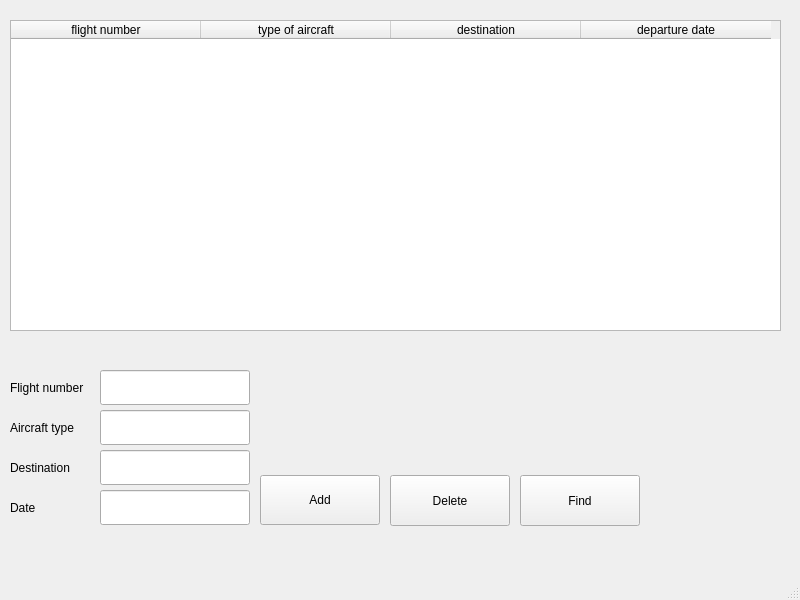
<?xml version="1.0" encoding="UTF-8"?>
<ui version="4.0">
 <class>MainWindow</class>
 <widget class="QMainWindow" name="MainWindow">
  <property name="geometry">
   <rect>
    <x>0</x>
    <y>0</y>
    <width>800</width>
    <height>600</height>
   </rect>
  </property>
  <property name="windowTitle">
   <string>MainWindow</string>
  </property>
  <widget class="QWidget" name="centralwidget">
   <widget class="QPushButton" name="addComponentBttn">
    <property name="geometry">
     <rect>
      <x>260</x>
      <y>475</y>
      <width>120</width>
      <height>50</height>
     </rect>
    </property>
    <property name="sizePolicy">
     <sizepolicy hsizetype="Minimum" vsizetype="Fixed">
      <horstretch>0</horstretch>
      <verstretch>0</verstretch>
     </sizepolicy>
    </property>
    <property name="text">
     <string>Add</string>
    </property>
   </widget>
   <widget class="QLineEdit" name="lineEdit_model">
    <property name="geometry">
     <rect>
      <x>100</x>
      <y>370</y>
      <width>150</width>
      <height>35</height>
     </rect>
    </property>
    <property name="sizePolicy">
     <sizepolicy hsizetype="Expanding" vsizetype="Fixed">
      <horstretch>0</horstretch>
      <verstretch>0</verstretch>
     </sizepolicy>
    </property>
   </widget>
   <widget class="QPushButton" name="pushButton_2">
    <property name="geometry">
     <rect>
      <x>390</x>
      <y>475</y>
      <width>120</width>
      <height>51</height>
     </rect>
    </property>
    <property name="sizePolicy">
     <sizepolicy hsizetype="Minimum" vsizetype="Fixed">
      <horstretch>0</horstretch>
      <verstretch>0</verstretch>
     </sizepolicy>
    </property>
    <property name="text">
     <string>Delete</string>
    </property>
   </widget>
   <widget class="QLabel" name="label">
    <property name="geometry">
     <rect>
      <x>10</x>
      <y>370</y>
      <width>81</width>
      <height>35</height>
     </rect>
    </property>
    <property name="text">
     <string>Flight number</string>
    </property>
   </widget>
   <widget class="QTableWidget" name="tableWidget">
    <property name="geometry">
     <rect>
      <x>10</x>
      <y>20</y>
      <width>771</width>
      <height>311</height>
     </rect>
    </property>
    <property name="sizePolicy">
     <sizepolicy hsizetype="Expanding" vsizetype="Fixed">
      <horstretch>0</horstretch>
      <verstretch>0</verstretch>
     </sizepolicy>
    </property>
    <property name="showGrid">
     <bool>true</bool>
    </property>
    <property name="sortingEnabled">
     <bool>false</bool>
    </property>
    <property name="wordWrap">
     <bool>true</bool>
    </property>
    <attribute name="horizontalHeaderDefaultSectionSize">
     <number>190</number>
    </attribute>
    <attribute name="horizontalHeaderShowSortIndicator" stdset="0">
     <bool>false</bool>
    </attribute>
    <column>
     <property name="text">
      <string>flight number</string>
     </property>
    </column>
    <column>
     <property name="text">
      <string>type of aircraft</string>
     </property>
    </column>
    <column>
     <property name="text">
      <string>destination</string>
     </property>
    </column>
    <column>
     <property name="text">
      <string>departure date</string>
     </property>
    </column>
   </widget>
   <widget class="QLabel" name="label_2">
    <property name="geometry">
     <rect>
      <x>10</x>
      <y>410</y>
      <width>81</width>
      <height>35</height>
     </rect>
    </property>
    <property name="text">
     <string>Aircraft type</string>
    </property>
   </widget>
   <widget class="QLineEdit" name="lineEdit_model_2">
    <property name="geometry">
     <rect>
      <x>100</x>
      <y>410</y>
      <width>150</width>
      <height>35</height>
     </rect>
    </property>
    <property name="sizePolicy">
     <sizepolicy hsizetype="Expanding" vsizetype="Fixed">
      <horstretch>0</horstretch>
      <verstretch>0</verstretch>
     </sizepolicy>
    </property>
   </widget>
   <widget class="QLabel" name="label_3">
    <property name="geometry">
     <rect>
      <x>10</x>
      <y>450</y>
      <width>71</width>
      <height>35</height>
     </rect>
    </property>
    <property name="text">
     <string>Destination</string>
    </property>
   </widget>
   <widget class="QLineEdit" name="lineEdit_model_3">
    <property name="geometry">
     <rect>
      <x>100</x>
      <y>450</y>
      <width>150</width>
      <height>35</height>
     </rect>
    </property>
    <property name="sizePolicy">
     <sizepolicy hsizetype="Expanding" vsizetype="Fixed">
      <horstretch>0</horstretch>
      <verstretch>0</verstretch>
     </sizepolicy>
    </property>
   </widget>
   <widget class="QLabel" name="label_4">
    <property name="geometry">
     <rect>
      <x>10</x>
      <y>490</y>
      <width>71</width>
      <height>35</height>
     </rect>
    </property>
    <property name="text">
     <string>Date</string>
    </property>
   </widget>
   <widget class="QLineEdit" name="lineEdit_model_4">
    <property name="geometry">
     <rect>
      <x>100</x>
      <y>490</y>
      <width>150</width>
      <height>35</height>
     </rect>
    </property>
    <property name="sizePolicy">
     <sizepolicy hsizetype="Expanding" vsizetype="Fixed">
      <horstretch>0</horstretch>
      <verstretch>0</verstretch>
     </sizepolicy>
    </property>
   </widget>
   <widget class="QPushButton" name="pushButton">
    <property name="geometry">
     <rect>
      <x>520</x>
      <y>475</y>
      <width>120</width>
      <height>51</height>
     </rect>
    </property>
    <property name="text">
     <string>Find</string>
    </property>
   </widget>
  </widget>
  <widget class="QMenuBar" name="menubar">
   <property name="geometry">
    <rect>
     <x>0</x>
     <y>0</y>
     <width>800</width>
     <height>26</height>
    </rect>
   </property>
  </widget>
  <widget class="QStatusBar" name="statusbar"/>
 </widget>
 <resources/>
 <connections/>
</ui>
